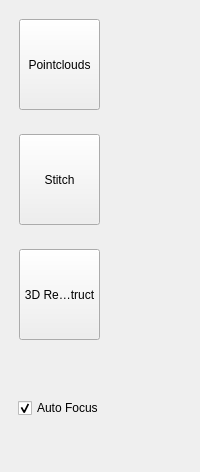
  <widget class="QDockWidget" name="dockWidget">
   <property name="minimumSize">
    <size>
     <width>132</width>
     <height>472</height>
    </size>
   </property>
   <property name="baseSize">
    <size>
     <width>0</width>
     <height>0</height>
    </size>
   </property>
   <attribute name="dockWidgetArea">
    <number>1</number>
   </attribute>
   <widget class="QWidget" name="dockWidgetContents">
    <layout class="QVBoxLayout" name="verticalLayout_4">
     <item>
      <layout class="QVBoxLayout" name="verticalLayout_3">
       <item>
        <widget class="QWidget" name="widget_5" native="true">
         <widget class="QToolButton" name="pointsBtn">
          <property name="geometry">
           <rect>
            <x>10</x>
            <y>10</y>
            <width>81</width>
            <height>91</height>
           </rect>
          </property>
          <property name="text">
           <string>Pointclouds</string>
          </property>
          <property name="icon">
           <iconset resource="ui_res.qrc">
            <normaloff>:/images/images/points.png</normaloff>:/images/images/points.png</iconset>
          </property>
          <property name="iconSize">
           <size>
            <width>60</width>
            <height>60</height>
           </size>
          </property>
          <property name="checkable">
           <bool>false</bool>
          </property>
          <property name="popupMode">
           <enum>QToolButton::DelayedPopup</enum>
          </property>
          <property name="toolButtonStyle">
           <enum>Qt::ToolButtonTextUnderIcon</enum>
          </property>
         </widget>
        </widget>
       </item>
       <item>
        <widget class="QWidget" name="widget_2" native="true">
         <widget class="QToolButton" name="stitchBtn">
          <property name="geometry">
           <rect>
            <x>10</x>
            <y>10</y>
            <width>81</width>
            <height>91</height>
           </rect>
          </property>
          <property name="sizePolicy">
           <sizepolicy hsizetype="Fixed" vsizetype="Fixed">
            <horstretch>0</horstretch>
            <verstretch>0</verstretch>
           </sizepolicy>
          </property>
          <property name="text">
           <string>Stitch</string>
          </property>
          <property name="icon">
           <iconset resource="ui_res.qrc">
            <normaloff>:/images/images/bunny_icp.PNG</normaloff>:/images/images/bunny_icp.PNG</iconset>
          </property>
          <property name="iconSize">
           <size>
            <width>60</width>
            <height>60</height>
           </size>
          </property>
          <property name="checkable">
           <bool>false</bool>
          </property>
          <property name="popupMode">
           <enum>QToolButton::DelayedPopup</enum>
          </property>
          <property name="toolButtonStyle">
           <enum>Qt::ToolButtonTextUnderIcon</enum>
          </property>
         </widget>
        </widget>
       </item>
       <item>
        <widget class="QWidget" name="widget_3" native="true">
         <widget class="QToolButton" name="reconstructBtn">
          <property name="geometry">
           <rect>
            <x>10</x>
            <y>10</y>
            <width>81</width>
            <height>91</height>
           </rect>
          </property>
          <property name="text">
           <string>3D Reconstruct</string>
          </property>
          <property name="icon">
           <iconset resource="ui_res.qrc">
            <normaloff>:/images/images/cube.png</normaloff>:/images/images/cube.png</iconset>
          </property>
          <property name="iconSize">
           <size>
            <width>60</width>
            <height>50</height>
           </size>
          </property>
          <property name="checkable">
           <bool>false</bool>
          </property>
          <property name="popupMode">
           <enum>QToolButton::DelayedPopup</enum>
          </property>
          <property name="toolButtonStyle">
           <enum>Qt::ToolButtonTextUnderIcon</enum>
          </property>
         </widget>
        </widget>
       </item>
       <item>
        <widget class="QWidget" name="widget_4" native="true">
         <layout class="QVBoxLayout" name="verticalLayout_6">
          <item>
           <widget class="QCheckBox" name="checkBox">
            <property name="text">
             <string>Auto Focus</string>
            </property>
            <property name="checked">
             <bool>true</bool>
            </property>
           </widget>
          </item>
         </layout>
        </widget>
       </item>
      </layout>
     </item>
    </layout>
   </widget>
  </widget>
